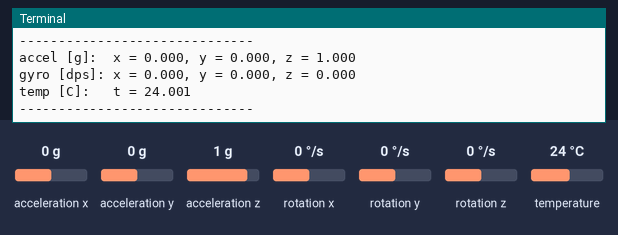
This program was run on a simulated Raspberry Pi (BCM pin numbers). Parts: the last lines printed to the terminal. The test bench sets the inputs (shaded band); at power-on: acceleration x 0 g, acceleration y 0 g, acceleration z 1 g, rotation x 0 °/s, rotation y 0 °/s, rotation z 0 °/s, temperature 24 °C.

Above: at 2.9 s.
3.0 s: acceleration x set to -1.4 g
4.5 s: acceleration y set to -1.4 g
6.0 s: acceleration z set to -1.4 g
7.5 s: rotation x set to -192 °/s
At 8.6 s:
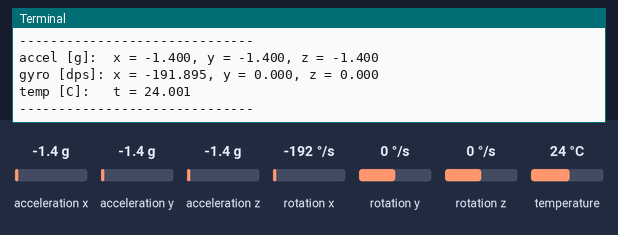
9.0 s: rotation y set to -192 °/s
At 10.6 s:
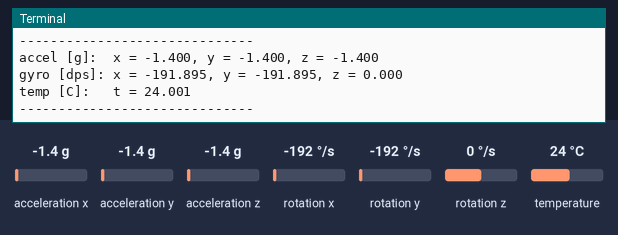

Measured:
- after the input at 7.5 s, the terminal: prints a new line after 0.26 s (image 1)
- after the input at 9.0 s, the terminal: prints a new line after 0.77 s (image 2)

The program:

read-mpu6050.py
```python
#!/usr/bin/python

import smbus
import time

def MPU6050_start():
    # alter sample rate (stability)
    samp_rate_div = 0 # sample rate = 8 kHz/(1+samp_rate_div)
    bus.write_byte_data(MPU6050_ADDR, SMPLRT_DIV, samp_rate_div)
    time.sleep(0.1)
    # reset all sensors
    bus.write_byte_data(MPU6050_ADDR,PWR_MGMT_1, 0x00)
    time.sleep(0.1)
    # power management and crystal settings
    bus.write_byte_data(MPU6050_ADDR, PWR_MGMT_1, 0x01)
    time.sleep(0.1)
    #Write to Configuration register
    bus.write_byte_data(MPU6050_ADDR, CONFIG, 0)
    time.sleep(0.1)
    #Write to Gyro configuration register
    gyro_config_sel = [0b00000, 0b010000, 0b10000, 0b11000] # byte registers
    gyro_config_vals = [250.0, 500.0, 1000.0, 2000.0] # degrees/sec
    gyro_indx = 0
    bus.write_byte_data(MPU6050_ADDR, GYRO_CONFIG, int(gyro_config_sel[gyro_indx]))
    time.sleep(0.1)
    #Write to Accel configuration register
    accel_config_sel = [0b00000, 0b01000, 0b10000, 0b11000] # byte registers
    accel_config_vals = [2.0, 4.0, 8.0, 16.0] # g (g = 9.81 m/s^2)
    accel_indx = 0
    bus.write_byte_data(MPU6050_ADDR, ACCEL_CONFIG, int(accel_config_sel[accel_indx]))
    time.sleep(0.1)
    # interrupt register (related to overflow of data [FIFO])
    bus.write_byte_data(MPU6050_ADDR, INT_ENABLE, 1)
    time.sleep(0.1)
    return gyro_config_vals[gyro_indx],accel_config_vals[accel_indx]

def read_raw_bits(register):
    # read accel and gyro values
    high = bus.read_byte_data(MPU6050_ADDR, register)
    low = bus.read_byte_data(MPU6050_ADDR, register + 1)

    # combine higha and low for unsigned bit value
    value = ((high << 8) | low)

    # convert to +- value
    if(value > 32768):
        value -= 65536
    return value

def mpu6050_conv():
    # raw acceleration bits
    acc_x = read_raw_bits(ACCEL_XOUT_H)
    acc_y = read_raw_bits(ACCEL_YOUT_H)
    acc_z = read_raw_bits(ACCEL_ZOUT_H)

    # raw temp bits
    t_val = read_raw_bits(TEMP_OUT_H)

    # raw gyroscope bits
    gyro_x = read_raw_bits(GYRO_XOUT_H)
    gyro_y = read_raw_bits(GYRO_YOUT_H)
    gyro_z = read_raw_bits(GYRO_ZOUT_H)

    #convert to acceleration in g and gyro dps
    a_x = (acc_x / (2.0 ** 15.0)) * accel_sens
    a_y = (acc_y / (2.0 ** 15.0)) * accel_sens
    a_z = (acc_z / (2.0 ** 15.0)) * accel_sens

    w_x = (gyro_x / (2.0 ** 15.0)) * gyro_sens
    w_y = (gyro_y / (2.0 ** 15.0)) * gyro_sens
    w_z = (gyro_z / (2.0 ** 15.0)) * gyro_sens

    temp = ((t_val) / 340) + 36.53
    return a_x, a_y, a_z, w_x, w_y, w_z, temp

def AK8963_start():
    bus.write_byte_data(AK8963_ADDR, AK8963_CNTL, 0x00)
    time.sleep(0.1)
    AK8963_bit_res = 0b0001 # 0b0001 = 16-bit
    AK8963_samp_rate = 0b0110 # 0b0010 = 8 Hz, 0b0110 = 100 Hz
    AK8963_mode = (AK8963_bit_res <<4) + AK8963_samp_rate # bit conversion
    bus.write_byte_data(AK8963_ADDR, AK8963_CNTL, AK8963_mode)
    time.sleep(0.1)

def AK8963_reader(register):
    # read magnetometer values
    low = bus.read_byte_data(AK8963_ADDR, register - 1)
    high = bus.read_byte_data(AK8963_ADDR, register)
    # combine higha and low for unsigned bit value
    value = ((high << 8) | low)
    # convert to +- value
    if(value > 32768):
        value -= 65536
    return value

def AK8963_conv():
    # raw magnetometer bits
    loop_count = 0
    while 1:
        mag_x = AK8963_reader(HXH)
        mag_y = AK8963_reader(HYH)
        mag_z = AK8963_reader(HZH)

        # the next line is needed for AK8963
        if bin(bus.read_byte_data(AK8963_ADDR, AK8963_ST2)) == '0b10000':
            break
        loop_count += 1

    #convert to acceleration in g and gyro dps
    m_x = (mag_x / (2.0 ** 15.0)) * mag_sens
    m_y = (mag_y / (2.0 ** 15.0)) * mag_sens
    m_z = (mag_z / (2.0 ** 15.0)) * mag_sens

    return m_x, m_y, m_z

# MPU6050 Registers
MPU6050_ADDR = 0x68
PWR_MGMT_1   = 0x6B
SMPLRT_DIV   = 0x19
CONFIG       = 0x1A
GYRO_CONFIG  = 0x1B
ACCEL_CONFIG = 0x1C
INT_ENABLE   = 0x38
ACCEL_XOUT_H = 0x3B
ACCEL_YOUT_H = 0x3D
ACCEL_ZOUT_H = 0x3F
TEMP_OUT_H   = 0x41
GYRO_XOUT_H  = 0x43
GYRO_YOUT_H  = 0x45
GYRO_ZOUT_H  = 0x47
# AK8963 registers
AK8963_ADDR  = 0x0C
AK8963_ST1   = 0x02
HXH          = 0x04
HYH          = 0x06
HZH          = 0x08
AK8963_ST2   = 0x09
AK8963_CNTL  = 0x0A
# magnetometer sensitivity: 4800 uT
mag_sens     = 4900.0

# start I2C driver
bus = smbus.SMBus(1)
# instantiate gyro/accel
gyro_sens,accel_sens = MPU6050_start()
# instantiate magnetometer
#AK8963_start()

time.sleep(1)

print('recording data')
while 1:
    try:
        ax, ay, az, wx, wy, wz, temp = mpu6050_conv() # read and convert mpu6050 data
        #mx, my, mz = AK8963_conv() # read and convert AK8963 magnetometer data
    except:
        continue

    print('{}'.format('-' * 30))
    print('accel [g]:  x = {:.3f}, y = {:.3f}, z = {:.3f}'.format(ax, ay, az))
    print('gyro [dps]: x = {:.3f}, y = {:.3f}, z = {:.3f}'.format(wx, wy, wz))
    #print('mag [uT]:   x = {:.3f}, y = {:.3f}, z = {:.3f}'.format(mx, my, mz))
    print('temp [C]:   t = {:.3f}'.format(temp))
    print('{}'.format('-' * 30))
    time.sleep(1)
```
